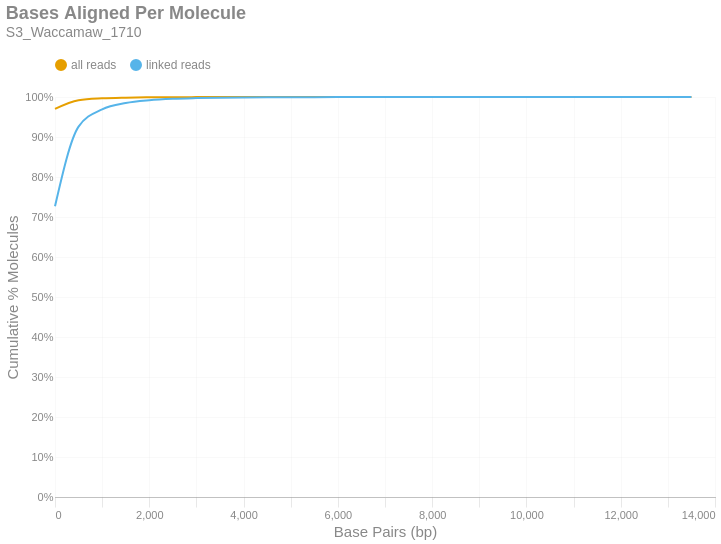

The code cell stored with this chart in its notebook:
### Markdown cell above
### Bases Aligned Per Molecule
This is a cumulative frequency distribution showing the number of base pairs aligned per unique molecule. These data are shown in 500 bp bins. There are two distributions: one with `all reads` (yellow) and another with only `linked reads` (blue). The percent of molecules in the `linked reads` distribution is relative to the total number of linked molecules.

### Code cell
if SKIPLR:
    print_html(f"Skipped")
else:
    binned_df = consolidated_hist(valids['aligned_bp'], mask, 500, True)
    with SafeRender(binned_df):
        (
            density_plot(binned_df, 'Bases Aligned Per Molecule', samplename, 'basesper')
            .encode(
                x=alt.X('bin:Q', title="Base Pairs (bp)").axis(tickMinStep=500).scale(padding=0),
                y=alt.Y('value:Q', title='Cumulative % Molecules')
                    .axis(format='%')
                    .scale(domain = [0,1])
                    .stack(False),
                color=alt.Color("key:N").scale(domain = ["all reads", "linked reads"]),
                tooltip = [
                    alt.Tooltip("key:N", title = "Data Type"),
                    alt.Tooltip("range_label:N", title="Bases Aligned Per Molecule"),
                    alt.Tooltip("value:Q", format = ".2%", title="% Molecules (Cum.)")
                ]
            )
        ).display()

### Figure 1 — Vega-Lite specification as saved in the notebook (floating-point values rounded to 4 significant figures)
{"width": "container", "height": 400, "config": {"title": {"anchor": "start", "dy": -15, "fontSize": 18, "color": "#888888", "subtitleColor": "#888888", "subtitleFontSize": 14}, "arc": {"fill": "#0072B2"}, "axis": {"domainColor": "#888888", "domainWidth": 0.5, "gridWidth": 0.2, "grid": false, "titleFontWeight": 400, "titleFontSize": 15, "labelFontSize": 11, "labelColor": "#888888", "tickColor": "#888888", "tickWidth": 0.2, "titleColor": "#888888"}, "axisBand": {"grid": false}, "axisX": {"grid": true, "tickSize": 10, "domainCap": "round"}, "axisY": {"domain": false, "grid": true, "tickSize": 0, "domainCap": "round"}, "background": "transparent", "header": {"labelFontSize": 15, "labelColor": "#888888", "titleFontSize": 15, "titleFontWeight": 600, "titleColor": "#888888"}, "legend": {"labelFont": "sans-serif", "labelFontSize": 12, "labelColor": "#888888", "symbolSize": 100, "symbolType": "circle", "titleFontSize": 12, "titlePadding": 10, "titleColor": "#888888", "title": null, "orient": "top"}, "range": {"category": ["#E69F00", "#56B4E9", "#009E73", "#F0E442", "#0072B2", "#D55E00", "#CC79A7", "#000000"], "diverging": ["#cfe8f3", "#a2d4ec", "#73bfe2", "#46abdb", "#1696d2", "#12719e"]}, "area": {"fill": "#0072B2", "fillOpacity": 0.7, "line": true, "strokeOpacity": 0.7}, "line": {"color": "#0072B2", "stroke": "#0072B2", "strokeWidth": 2}, "trail": {"color": "#0072B2", "stroke": "#0072B2", "strokeWidth": 0, "size": 1}, "point": {"filled": true, "fillOpacity": 1.0, "size": 95}, "text": {"color": "#888888", "fontSize": 11, "align": "right", "fontWeight": 400, "size": 11}, "bar": {"fill": "#0072B2", "stroke": null}, "view": {"stroke": null, "continuousWidth": 660, "continuousHeight": 400}}, "data": {"name": "data-686bf3091a46f3742b523167262a4611"}, "mark": {"type": "line", "interpolate": "monotone", "point": {"opacity": 0, "size": 275}}, "encoding": {"color": {"field": "key", "scale": {"domain": ["all reads", "linked reads"]}, "type": "nominal"}, "tooltip": [{"field": "key", "title": "Data Type", "type": "nominal"}, {"field": "range_label", "title": "Bases Aligned Per Molecule", "type": "nominal"}, {"field": "value", "format": ".2%", "title": "% Molecules (Cum.)", "type": "quantitative"}], "x": {"axis": {"tickMinStep": 500}, "field": "bin", "scale": {"padding": 0}, "title": "Base Pairs (bp)", "type": "quantitative"}, "y": {"axis": {"format": "%"}, "field": "value", "scale": {"domain": [0, 1]}, "stack": false, "title": "Cumulative % Molecules", "type": "quantitative"}}, "params": [{"name": "param_c36ac31b6afebe62", "select": {"type": "point", "fields": ["key"]}, "bind": "legend"}], "title": {"text": "Bases Aligned Per Molecule", "subtitle": "S3_Waccamaw_1710"}, "transform": [{"fold": ["all reads (cumsum)", "linked reads (cumsum)"]}, {"calculate": "replace(datum.key, ' (cumsum)', '')", "as": "key"}, {"filter": {"param": "param_c36ac31b6afebe62"}}], "usermeta": {"embedOptions": {"downloadFileName": "S3_Waccamaw_1710.basesper"}}, "$schema": "https://vega.github.io/schema/vega-lite/v6.1.0.json", "datasets": {"data-686bf3091a46f3742b523167262a4611": [{"bin": "0.0", "interval": "0.0-500.0", "all reads": 0.9702, "linked reads": 0.7268, "all reads (cumsum)": 0.9702, "linked reads (cumsum)": 0.7268, "range_label": "0-499"}, {"bin": "500.0", "interval": "500.0-1000.0", "all reads": 0.02177, "linked reads": 0.1992, "all reads (cumsum)": 0.992, "linked reads (cumsum)": 0.926, "range_label": "500-999"}, {"bin": "1000.0", "interval": "1000.0-1500.0", "all reads": 0.004675, "linked reads": 0.04321, "all reads (cumsum)": 0.9967, "linked reads (cumsum)": 0.9692, "range_label": "1000-1499"}, {"bin": "1500.0", "interval": "1500.0-2000.0", "all reads": 0.001722, "linked reads": 0.01594, "all reads (cumsum)": 0.9984, "linked reads (cumsum)": 0.9851, "range_label": "1500-1999"}, {"bin": "2000.0", "interval": "2000.0-2500.0", "all reads": 0.0007538, "linked reads": 0.00698, "all reads (cumsum)": 0.9991, "linked reads (cumsum)": 0.9921, "range_label": "2000-2499"}, {"bin": "2500.0", "interval": "2500.0-3000.0", "all reads": 0.0003816, "linked reads": 0.003534, "all reads (cumsum)": 0.9995, "linked reads (cumsum)": 0.9956, "range_label": "2500-2999"}, {"bin": "3000.0", "interval": "3000.0-3500.0", "all reads": 0.0001828, "linked reads": 0.001693, "all reads (cumsum)": 0.9997, "linked reads (cumsum)": 0.9973, "range_label": "3000-3499"}, {"bin": "3500.0", "interval": "3500.0-4000.0", "all reads": 0.0001109, "linked reads": 0.001027, "all reads (cumsum)": 0.9998, "linked reads (cumsum)": 0.9983, "range_label": "3500-3999"}, {"bin": "4000.0", "interval": "4000.0-4500.0", "all reads": 6.484e-05, "linked reads": 0.0006004, "all reads (cumsum)": 0.9999, "linked reads (cumsum)": 0.9989, "range_label": "4000-4499"}, {"bin": "4500.0", "interval": "4500.0-5000.0", "all reads": 4.175e-05, "linked reads": 0.0003865, "all reads (cumsum)": 0.9999, "linked reads (cumsum)": 0.9993, "range_label": "4500-4999"}, {"bin": "5000.0", "interval": "5000.0-5500.0", "all reads": 1.969e-05, "linked reads": 0.0001823, "all reads (cumsum)": 0.9999, "linked reads (cumsum)": 0.9995, "range_label": "5000-5499"}, {"bin": "5500.0", "interval": "5500.0-6000.0", "all reads": 1.688e-05, "linked reads": 0.0001563, "all reads (cumsum)": 1.0, "linked reads (cumsum)": 0.9997, "range_label": "5500-5999"}, {"bin": "6000.0", "interval": "6000.0-6500.0", "all reads": 1.169e-05, "linked reads": 0.0001083, "all reads (cumsum)": 1.0, "linked reads (cumsum)": 0.9998, "range_label": "6000-6499"}, {"bin": "6500.0", "interval": "6500.0-7000.0", "all reads": 6.958e-06, "linked reads": 6.442e-05, "all reads (cumsum)": 1.0, "linked reads (cumsum)": 0.9998, "range_label": "6500-6999"}, {"bin": "7000.0", "interval": "7000.0-7500.0", "all reads": 5.625e-06, "linked reads": 5.209e-05, "all reads (cumsum)": 1.0, "linked reads (cumsum)": 0.9999, "range_label": "7000-7499"}, {"bin": "7500.0", "interval": "7500.0-8000.0", "all reads": 3.849e-06, "linked reads": 3.564e-05, "all reads (cumsum)": 1.0, "linked reads (cumsum)": 0.9999, "range_label": "7500-7999"}, {"bin": "8000.0", "interval": "8000.0-8500.0", "all reads": 1.776e-06, "linked reads": 1.645e-05, "all reads (cumsum)": 1.0, "linked reads (cumsum)": 0.9999, "range_label": "8000-8499"}, {"bin": "8500.0", "interval": "8500.0-9000.0", "all reads": 1.776e-06, "linked reads": 1.645e-05, "all reads (cumsum)": 1.0, "linked reads (cumsum)": 1.0, "range_label": "8500-8999"}, {"bin": "9000.0", "interval": "9000.0-9500.0", "all reads": 8.882e-07, "linked reads": 8.224e-06, "all reads (cumsum)": 1.0, "linked reads (cumsum)": 1.0, "range_label": "9000-9499"}, {"bin": "9500.0", "interval": "9500.0-10000.0", "all reads": 1.036e-06, "linked reads": 9.595e-06, "all reads (cumsum)": 1.0, "linked reads (cumsum)": 1.0, "range_label": "9500-9999"}, {"bin": "10000.0", "interval": "10000.0-10500.0", "all reads": 1.036e-06, "linked reads": 9.595e-06, "all reads (cumsum)": 1.0, "linked reads (cumsum)": 1.0, "range_label": "10000-10499"}, {"bin": "10500.0", "interval": "10500.0-11000.0", "all reads": 2.961e-07, "linked reads": 2.741e-06, "all reads (cumsum)": 1.0, "linked reads (cumsum)": 1.0, "range_label": "10500-10999"}, {"bin": "11000.0", "interval": "11000.0-11500.0", "all reads": 0.0, "linked reads": 0.0, "all reads (cumsum)": 1.0, "linked reads (cumsum)": 1.0, "range_label": "11000-11499"}, {"bin": "11500.0", "interval": "11500.0-12000.0", "all reads": 1.48e-07, "linked reads": 1.371e-06, "all reads (cumsum)": 1.0, "linked reads (cumsum)": 1.0, "range_label": "11500-11999"}, {"bin": "12000.0", "interval": "12000.0-12500.0", "all reads": 2.961e-07, "linked reads": 2.741e-06, "all reads (cumsum)": 1.0, "linked reads (cumsum)": 1.0, "range_label": "12000-12499"}, {"bin": "12500.0", "interval": "12500.0-13000.0", "all reads": 1.48e-07, "linked reads": 1.371e-06, "all reads (cumsum)": 1.0, "linked reads (cumsum)": 1.0, "range_label": "12500-12999"}, {"bin": "13000.0", "interval": "13000.0-13500.0", "all reads": 1.48e-07, "linked reads": 1.371e-06, "all reads (cumsum)": 1.0, "linked reads (cumsum)": 1.0, "range_label": "13000-13499"}, {"bin": "13500.0", "interval": "13500.0-14000.0", "all reads": 2.961e-07, "linked reads": 2.741e-06, "all reads (cumsum)": 1.0, "linked reads (cumsum)": 1.0, "range_label": "13500-13999"}]}}
